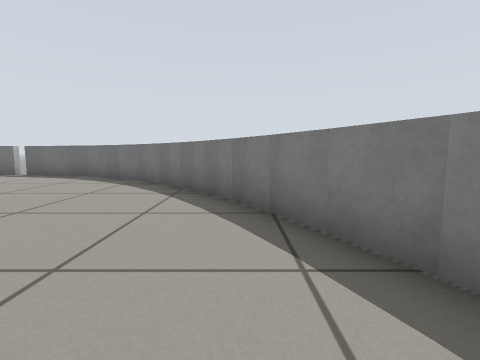
View 1 (above)

24 first-person views from a walk through a Gazebo world. The camera is 0.47 m above the floor, tilts 6° down and sees 85° across. The floor is counted in squares, 0.5 m on a side. Each view is taken from the middle of a square. On the plan, view 1 faces up. The plan holds only what a view shows up to about 11 squares ahead; the rest is blank.

View 2
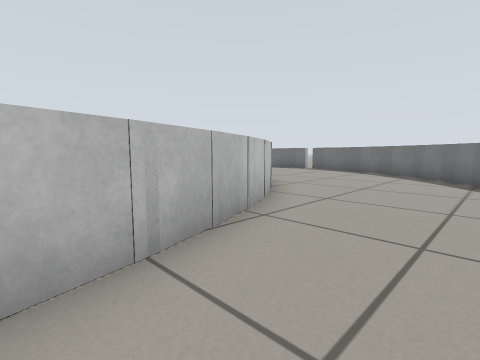

View 3
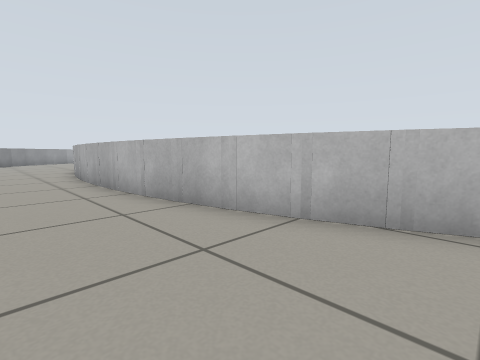

View 4
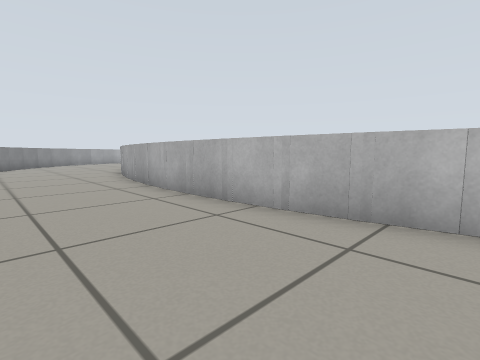

View 5
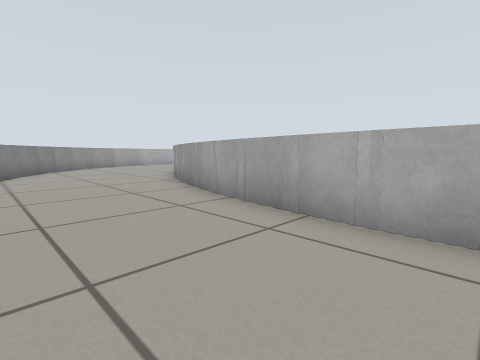

View 6
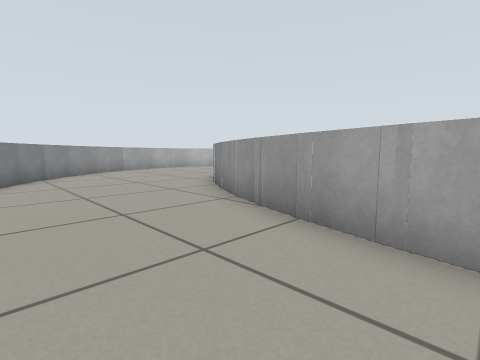

View 7
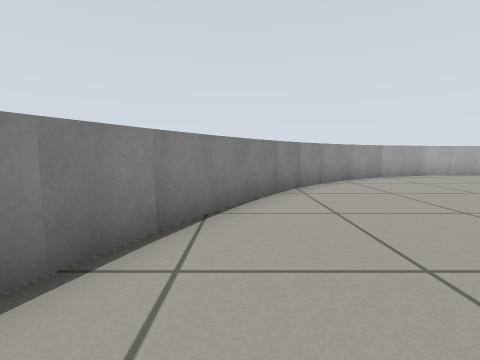

View 8
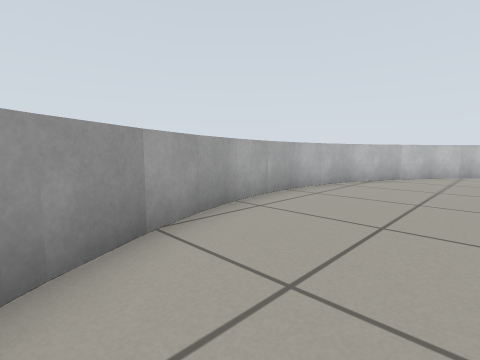

View 9
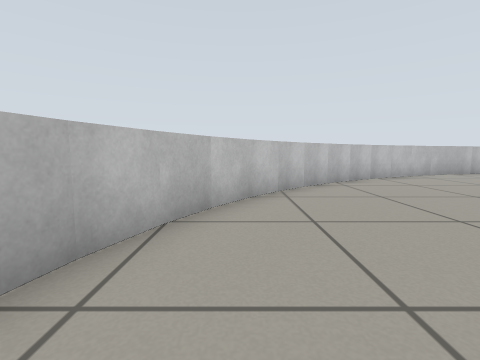

View 10
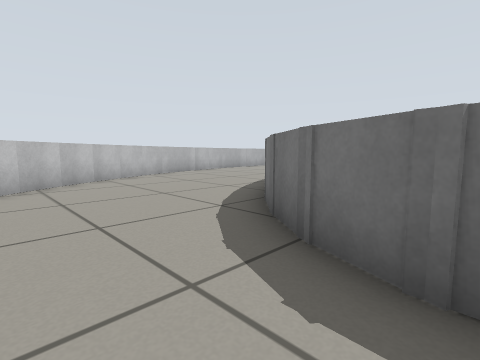

View 11
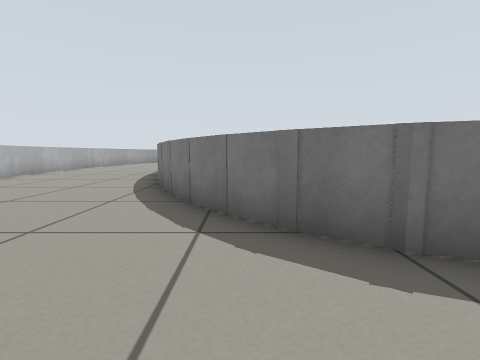

View 12
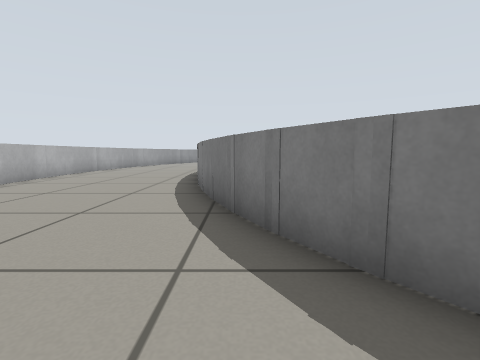

View 13
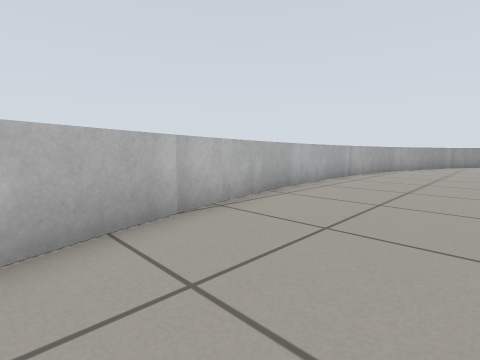

View 14
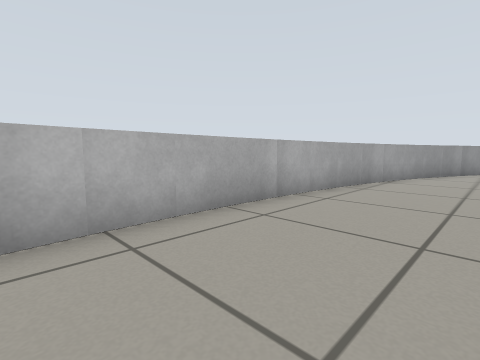

View 15
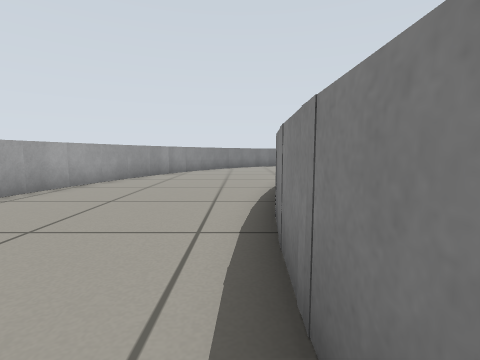

View 16
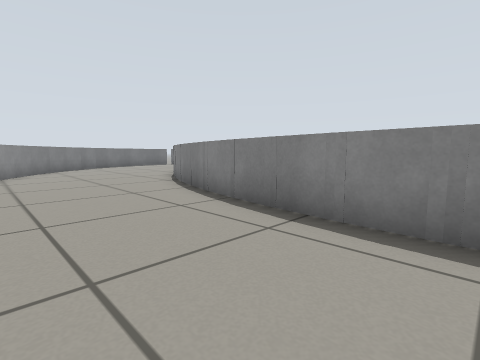

View 17
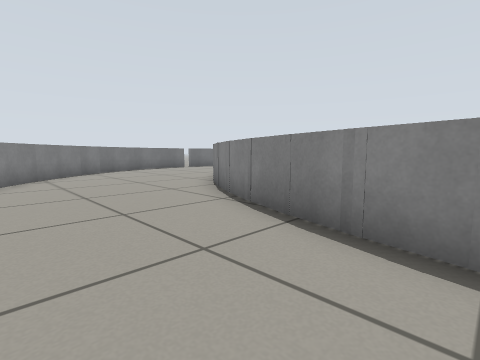

View 18
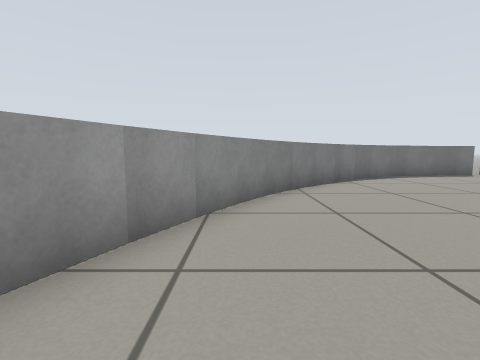

View 19
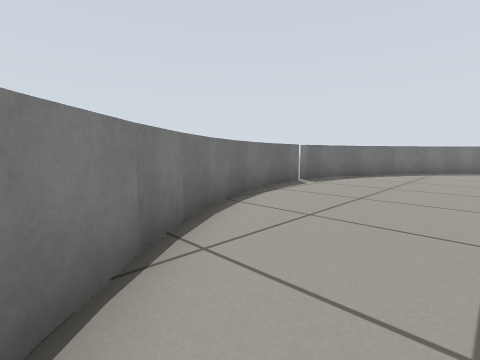

View 20
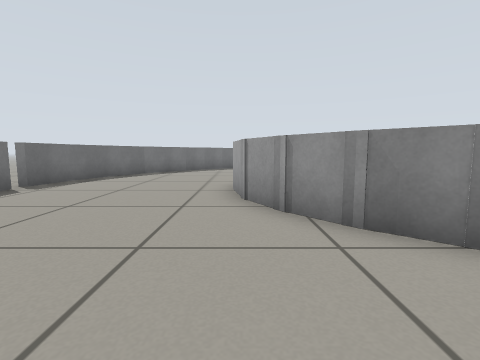

View 21
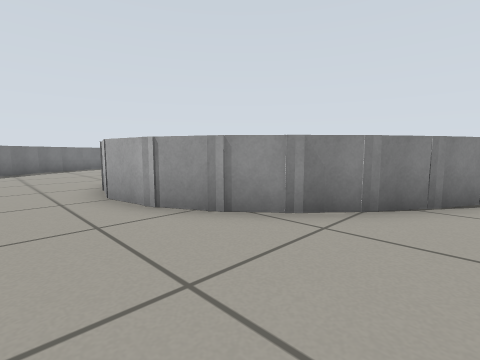

View 22
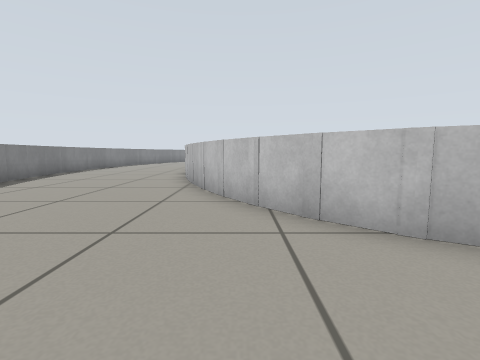

View 23
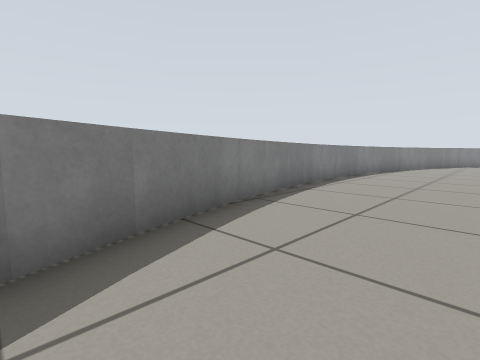

View 24
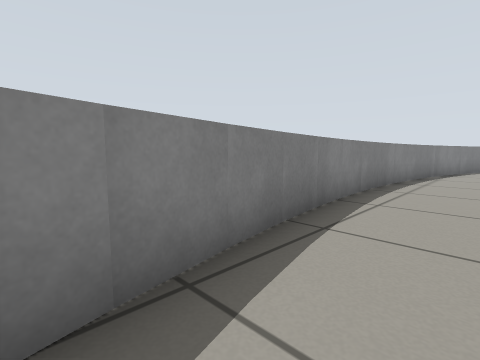

### Floor plan
Points are (right, up) in squares from view 1. A wall is a line through its corners. A room is listed if a view was taken in it or the views show most of it. See-through windows are left out.
Room 1 (views 1, 2, 3, 4, 5, 6, 7, 8, 9, 10, 11, 12, 13, 14, 15, 16, 17, 18, 19, 20, 21, 22, 23, 24)
walls: (-16.6, -8.7) (-16.7, -6.2); (-16.6, -6.6) (-16.4, -5); (-16.6, -5.5) (-15.7, -1.4); (-22.5, -7.7) (-21.9, -13.8); (-15.9, -13.7) (-16.2, -12.3); (-22.3, -5.3) (-22.3, -7.9); (-15.8, -1.9) (-15.2, -0.3); (-21.8, -13.6) (-21.5, -14.9); (-15.5, -0.7) (-14.1, 1.8); (-21.6, -14.8) (-20.4, -18.4); (-15.1, -16.1) (-16.1, -13.4); (-21.4, -0.6) (-22.4, -5.4); (-21, 0.5) (-21.4, -0.8); (-14.4, 1.5) (-13.4, 2.8); (-13.9, -18.2) (-15.3, -15.7); (-20.4, -18.3) (-19.2, -20.5); (-13.7, 2.5) (-12.7, 3.7); (-13.1, -19.2) (-14.1, -17.9); (-19.7, 3.7) (-21.1, 0.4); (-12.9, 3.5) (-11.6, 4.5); (-19.3, -20.4) (-17.2, -23.3); (-12.3, -20.1) (-13.4, -18.9); (-12, 4.3) (-10.5, 5); (-11.2, -20.7) (-12.5, -19.8); (-18.4, 5.9) (-19.6, 3.7); (-10.9, 4.9) (-9.3, 5.2) (-8.1, 4.8); (-17.6, 6.7) (-18.4, 5.7); (-2.4, -10.2) (-3.1, -14.1); (-2.3, -6.5) (-2.4, -10.5); (-2.7, -4.2) (-2.3, -6.9); (-9.9, -21.1) (-10.3, -21.1) (-11.6, -20.5); (-3.1, -13.7) (-4, -16.4); (-17.2, -23.2) (-16.3, -24.1); (-3.5, -0.6) (-2.5, -4.5); (-3.9, -16.1) (-4.6, -17.4); (-4.5, -17.1) (-5.3, -18.4); (-4.6, 1.6) (-3.5, -1); (-7.5, 4.5) (-6.7, 4); (-5.4, 2.6) (-4.5, 1.2); (-6.2, 3.5) (-5.1, 2.3); (-7.1, 4.3) (-5.9, 3.2); (-16.3, -24) (-15.4, -24.8) (-14.4, -25.5); (-15.9, 8.4) (-17.8, 6.7); (-15, 9.1) (-16, 8.3); (-14.4, -25.4) (-13.3, -26); (-14, 9.7) (-15.1, 9); (-13.4, -26) (-12.2, -26.5); (-12.9, 10.2) (-14.1, 9.7); (-12.3, -26.4) (-11, -26.7); (-11.8, 10.6) (-13, 10.2); (-11.1, -26.7) (-9.8, -26.8); (-10.6, 10.8) (-11.8, 10.5); (-10, -26.8) (-8.6, -26.8); (-9.2, 10.9) (-10.7, 10.8); (3.4, -9.9) (3.3, -6.1); (-8.8, -26.8) (-7.5, -26.6); (2.9, -2.8) (2, 0.8); (3.5, -6.2) (2.8, -2.7); (3, -13.4) (3.3, -9.7); (2.4, -15.3) (2.8, -13.3); (1.9, 0.8) (1, 3.1); (-7.5, 10.6) (-8.8, 10.8); (-7.6, -26.7) (-6.3, -26.3); (1, 2.9) (-0.1, 5.1); (-6.5, -26.3) (-5.2, -25.8); (-6.3, 10.3) (-7.6, 10.7); (0.5, -20.1) (1.6, -17.6); (-0.1, 5) (-0.9, 6.1); (-5.4, -25.9) (-4.3, -25.3); (-5.2, 9.8) (-6.5, 10.3); (-4.4, -25.3) (-3.3, -24.6); (-3.4, -24.6) (-2.4, -23.8); (-0.7, 6) (-3.3, 8.7); (-3.2, 8.5) (-4.3, 9.3); (-4.2, 9.3) (-5.3, 9.9); (-0.8, -22.2) (0.4, -20); (-2.4, -23.9) (-0.8, -22)
ways out: gap at (-9, 11)

Where each view was taken, in squares from view 1:
view 1: 0 up, 0 right, facing up
view 2: 3 down, 1 left, facing up-left
view 3: 0 up, 0 right, facing down-left
view 4: 3 down, 1 right, facing down-left
view 5: 8 down, 1 right, facing down-left
view 6: 12 down, 0 right, facing down-left
view 7: 16 down, 0 right, facing down
view 8: 23 down, 4 left, facing down-left
view 9: 25 down, 10 left, facing left
view 10: 23 down, 10 left, facing up-left
view 11: 23 down, 13 left, facing up
view 12: 20 down, 15 left, facing up
view 13: 17 down, 18 left, facing up-left
view 14: 11 down, 19 left, facing up-left
view 15: 9 down, 17 left, facing up
view 16: 8 down, 20 left, facing up-right
view 17: 4 down, 19 left, facing up-right
view 18: 0 up, 19 left, facing up
view 19: 6 up, 17 left, facing up-right
view 20: 5 up, 16 left, facing right
view 21: 7 up, 15 left, facing down-right
view 22: 7 up, 5 left, facing down
view 23: 2 up, 1 left, facing down-right
view 24: 1 down, 1 right, facing down-right
